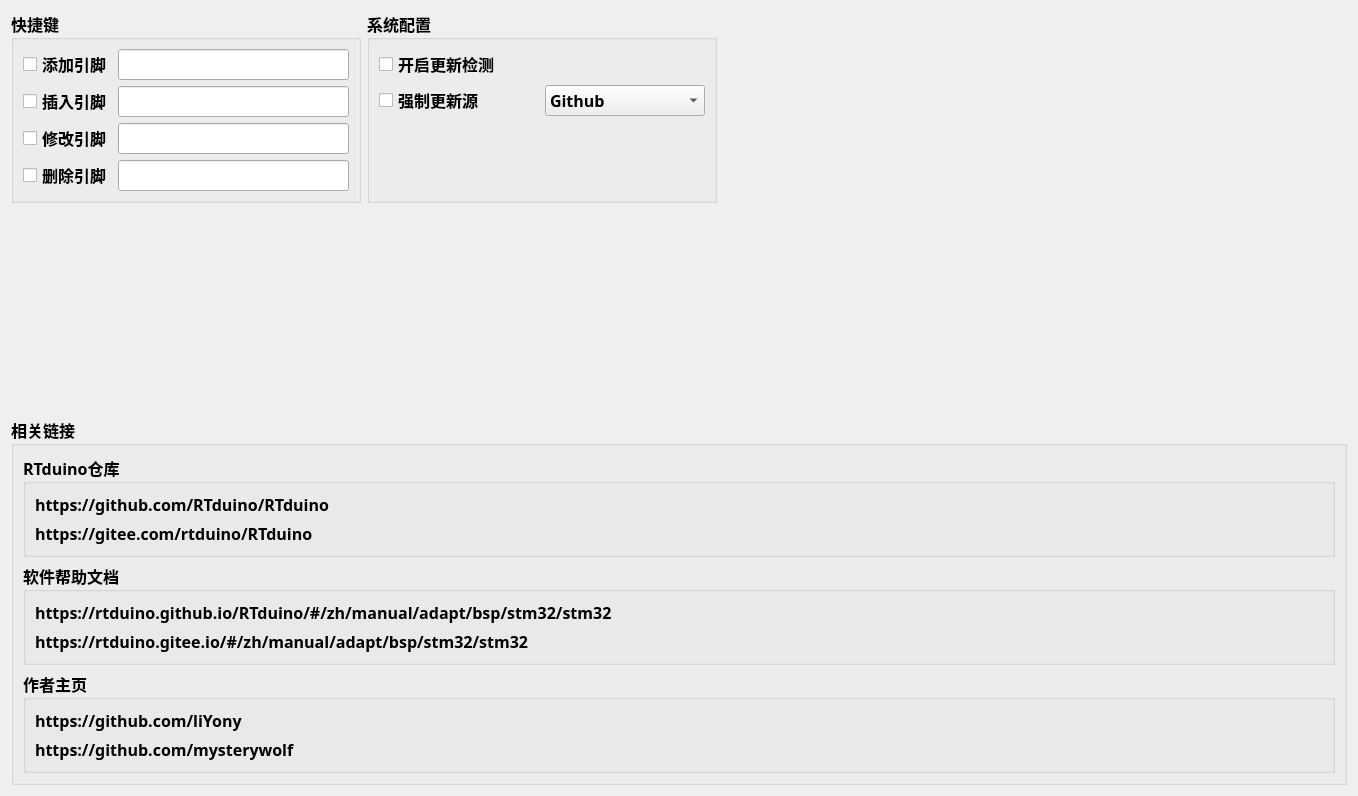
<?xml version="1.0" encoding="UTF-8"?>
<ui version="4.0">
 <class>OtherWidget</class>
 <widget class="QWidget" name="OtherWidget">
  <property name="geometry">
   <rect>
    <x>0</x>
    <y>0</y>
    <width>1358</width>
    <height>796</height>
   </rect>
  </property>
  <property name="font">
   <font>
    <family>微软雅黑 Light</family>
    <pointsize>12</pointsize>
    <weight>75</weight>
    <bold>true</bold>
   </font>
  </property>
  <property name="windowTitle">
   <string>Form</string>
  </property>
  <layout class="QGridLayout" name="gridLayout_2">
   <item row="2" column="0" colspan="4">
    <widget class="QGroupBox" name="groupBox_2">
     <property name="title">
      <string>相关链接</string>
     </property>
     <layout class="QGridLayout" name="gridLayout_6">
      <item row="0" column="0">
       <widget class="QGroupBox" name="groupBox_4">
        <property name="title">
         <string>RTduino仓库</string>
        </property>
        <layout class="QGridLayout" name="gridLayout_3">
         <item row="0" column="0">
          <widget class="QLabel" name="rtduino_git_url">
           <property name="text">
            <string>https://github.com/RTduino/RTduino</string>
           </property>
          </widget>
         </item>
         <item row="1" column="0">
          <widget class="QLabel" name="rtduino_gitee_url">
           <property name="text">
            <string>https://gitee.com/rtduino/RTduino</string>
           </property>
          </widget>
         </item>
        </layout>
       </widget>
      </item>
      <item row="2" column="0">
       <widget class="QGroupBox" name="groupBox_5">
        <property name="title">
         <string>软件帮助文档</string>
        </property>
        <layout class="QGridLayout" name="gridLayout_5">
         <item row="0" column="0">
          <widget class="QLabel" name="doc_git_url">
           <property name="text">
            <string>https://rtduino.github.io/RTduino/#/zh/manual/adapt/bsp/stm32/stm32</string>
           </property>
          </widget>
         </item>
         <item row="1" column="0">
          <widget class="QLabel" name="doc_gitee_url">
           <property name="text">
            <string>https://rtduino.gitee.io/#/zh/manual/adapt/bsp/stm32/stm32</string>
           </property>
          </widget>
         </item>
        </layout>
       </widget>
      </item>
      <item row="3" column="0">
       <widget class="QGroupBox" name="groupBox_3">
        <property name="title">
         <string>作者主页</string>
        </property>
        <layout class="QGridLayout" name="gridLayout_4">
         <item row="1" column="0">
          <widget class="QLabel" name="autor_meco_url">
           <property name="text">
            <string>https://github.com/mysterywolf</string>
           </property>
          </widget>
         </item>
         <item row="0" column="0">
          <widget class="QLabel" name="autor_liyony_url">
           <property name="text">
            <string>https://github.com/liYony</string>
           </property>
          </widget>
         </item>
        </layout>
       </widget>
      </item>
     </layout>
    </widget>
   </item>
   <item row="0" column="0" colspan="2">
    <widget class="QGroupBox" name="groupBox">
     <property name="minimumSize">
      <size>
       <width>350</width>
       <height>0</height>
      </size>
     </property>
     <property name="title">
      <string>快捷键</string>
     </property>
     <layout class="QGridLayout" name="gridLayout">
      <item row="3" column="1">
       <widget class="HotkeyLineEdit" name="lineEdit_delete"/>
      </item>
      <item row="1" column="1">
       <widget class="HotkeyLineEdit" name="lineEdit_insert"/>
      </item>
      <item row="2" column="0">
       <widget class="QCheckBox" name="checkBox_change">
        <property name="text">
         <string>修改引脚</string>
        </property>
       </widget>
      </item>
      <item row="1" column="0">
       <widget class="QCheckBox" name="checkBox_insert">
        <property name="text">
         <string>插入引脚</string>
        </property>
       </widget>
      </item>
      <item row="0" column="0">
       <widget class="QCheckBox" name="checkBox_add">
        <property name="text">
         <string>添加引脚</string>
        </property>
       </widget>
      </item>
      <item row="0" column="1">
       <widget class="HotkeyLineEdit" name="lineEdit_add"/>
      </item>
      <item row="3" column="0">
       <widget class="QCheckBox" name="checkBox_delete">
        <property name="text">
         <string>删除引脚</string>
        </property>
       </widget>
      </item>
      <item row="2" column="1">
       <widget class="HotkeyLineEdit" name="lineEdit_change"/>
      </item>
     </layout>
    </widget>
   </item>
   <item row="0" column="3" rowspan="2">
    <spacer name="horizontalSpacer">
     <property name="orientation">
      <enum>Qt::Horizontal</enum>
     </property>
     <property name="sizeHint" stdset="0">
      <size>
       <width>969</width>
       <height>363</height>
      </size>
     </property>
    </spacer>
   </item>
   <item row="0" column="2">
    <widget class="QGroupBox" name="groupBox_6">
     <property name="minimumSize">
      <size>
       <width>350</width>
       <height>0</height>
      </size>
     </property>
     <property name="title">
      <string>系统配置</string>
     </property>
     <layout class="QGridLayout" name="gridLayout_8">
      <item row="1" column="0">
       <widget class="QCheckBox" name="checkBox_update_src">
        <property name="text">
         <string>强制更新源</string>
        </property>
       </widget>
      </item>
      <item row="1" column="1">
       <widget class="QComboBox" name="comboBox_update_src">
        <item>
         <property name="text">
          <string>Github</string>
         </property>
        </item>
        <item>
         <property name="text">
          <string>Gitee</string>
         </property>
        </item>
       </widget>
      </item>
      <item row="0" column="0" colspan="2">
       <widget class="QCheckBox" name="checkBox_update">
        <property name="text">
         <string>开启更新检测</string>
        </property>
       </widget>
      </item>
      <item row="3" column="0" colspan="2">
       <spacer name="verticalSpacer_2">
        <property name="orientation">
         <enum>Qt::Vertical</enum>
        </property>
        <property name="sizeHint" stdset="0">
         <size>
          <width>20</width>
          <height>40</height>
         </size>
        </property>
       </spacer>
      </item>
     </layout>
    </widget>
   </item>
   <item row="1" column="0" colspan="3">
    <spacer name="verticalSpacer">
     <property name="orientation">
      <enum>Qt::Vertical</enum>
     </property>
     <property name="sizeHint" stdset="0">
      <size>
       <width>20</width>
       <height>530</height>
      </size>
     </property>
    </spacer>
   </item>
  </layout>
 </widget>
 <customwidgets>
  <customwidget>
   <class>HotkeyLineEdit</class>
   <extends>QLineEdit</extends>
   <header>otherwidget.h</header>
  </customwidget>
 </customwidgets>
 <resources/>
 <connections/>
</ui>
